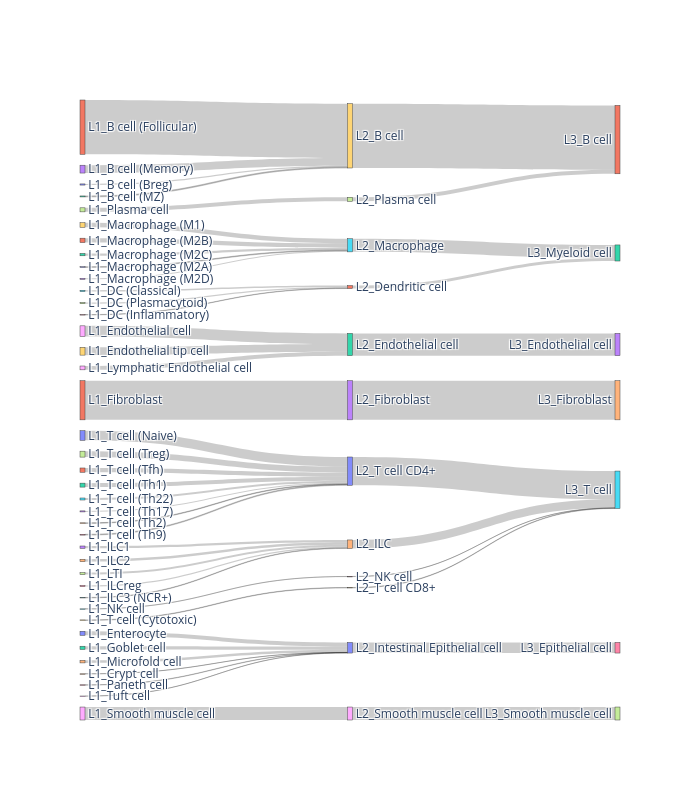

This figure's notebook cell:
### Code cell
lst = [adata_t.obs['celltype_subset'], adata_t.obs['celltype_minor'], adata_t.obs['celltype_major']]
plot_sankey(lst, title=None, fs=12, WH=(700, 800), th=10, title_y=0.85 )

### Figure 1 — Plotly figure (JSON) as saved in the notebook; plotly's stock layout.template omitted (floating-point values rounded to 4 significant figures)
{"data": [{"link": {"source": [0, 1, 2, 3, 4, 5, 6, 7, 8, 9, 10, 11, 12, 13, 14, 15, 16, 17, 18, 19, 20, 21, 22, 23, 24, 25, 26, 27, 28, 29, 30, 31, 32, 33, 34, 35, 36, 37, 38, 39, 41, 42, 43, 44, 40, 45, 46, 47, 48, 50, 49], "target": [39, 39, 39, 39, 40, 41, 41, 41, 42, 42, 40, 43, 40, 44, 44, 44, 44, 44, 42, 45, 45, 45, 45, 45, 40, 46, 40, 47, 48, 49, 50, 50, 50, 50, 50, 50, 50, 50, 40, 51, 52, 53, 54, 55, 56, 52, 55, 51, 57, 55, 55], "value": [217, 10220, 184, 1475, 22, 253, 66, 236, 1990, 1475, 768, 7363, 612, 447, 464, 100, 203, 378, 719, 857, 142, 825, 442, 202, 481, 33, 67, 764, 2439, 92, 1801, 805, 747, 195, 116, 381, 154, 1116, 27, 12096, 555, 4184, 7363, 1600, 1990, 2468, 33, 764, 2439, 5315, 92]}, "node": {"label": ["L1_B cell (Breg)", "L1_B cell (Follicular)", "L1_B cell (MZ)", "L1_B cell (Memory)", "L1_Crypt cell", "L1_DC (Classical)", "L1_DC (Inflammatory)", "L1_DC (Plasmacytoid)", "L1_Endothelial cell", "L1_Endothelial tip cell", "L1_Enterocyte", "L1_Fibroblast", "L1_Goblet cell", "L1_ILC1", "L1_ILC2", "L1_ILC3 (NCR+)", "L1_ILCreg", "L1_LTI", "L1_Lymphatic Endothelial cell", "L1_Macrophage (M1)", "L1_Macrophage (M2A)", "L1_Macrophage (M2B)", "L1_Macrophage (M2C)", "L1_Macrophage (M2D)", "L1_Microfold cell", "L1_NK cell", "L1_Paneth cell", "L1_Plasma cell", "L1_Smooth muscle cell", "L1_T cell (Cytotoxic)", "L1_T cell (Naive)", "L1_T cell (Tfh)", "L1_T cell (Th1)", "L1_T cell (Th17)", "L1_T cell (Th2)", "L1_T cell (Th22)", "L1_T cell (Th9)", "L1_T cell (Treg)", "L1_Tuft cell", "L2_B cell", "L2_Intestinal Epithelial cell", "L2_Dendritic cell", "L2_Endothelial cell", "L2_Fibroblast", "L2_ILC", "L2_Macrophage", "L2_NK cell", "L2_Plasma cell", "L2_Smooth muscle cell", "L2_T cell CD8+", "L2_T cell CD4+", "L3_B cell", "L3_Myeloid cell", "L3_Endothelial cell", "L3_Fibroblast", "L3_T cell", "L3_Epithelial cell", "L3_Smooth muscle cell"], "pad": 50, "thickness": 5}, "type": "sankey"}], "layout": {"height": 800, "width": 700}}
